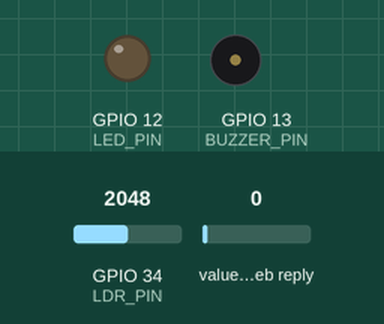
Simulated run of this sketch. Board: ESP32. On the bench: output pins drawn as LEDs (lit = HIGH), buzzer (waves = sounding, pin HIGH). Inputs (shaded band) come from the test bench; at power-on: value in the web reply 0, GPIO 34 (LDR_PIN) = 2048. WiFi joins after 1.5 s; servers stay silent unless stated; web services answer with replies made up by the test bench; what the sketch prints to the serial monitor is not drawn.

Above: at 3.2 s.
3.3 s: value in the web reply set to 25
At 8.3 s:
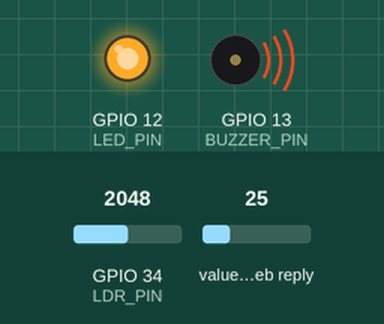
Timing chart, 0 to 9.8 s (numbered marks = the images above; inputs shaded):
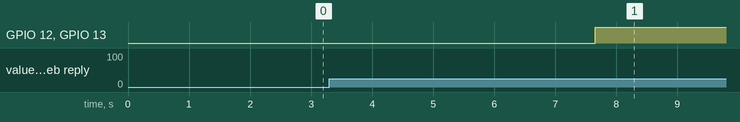

The sketch:

10-thingspeak-cloud.ino
```cpp
#include <WiFi.h>
#include <HTTPClient.h>

const char* ssid = "Airtel_Tapas"; //"YOUR_WIFI_SSID";
const char* password = "wifi@CogLab#1"; //"YOUR_WIFI_PASSWORD";
const char* server = "https://api.thingspeak.com/channels/2901835/feeds.json?api_key=J76W5U4T53DGLEN0&results=2"; //"YOUR_READ_API"
const char* writeApiKey = "7K3G8QQIOP6E5SON";

#define LED_PIN 12
#define BUZZER_PIN 13
#define LDR_PIN 34

void setup() {
    Serial.begin(115200);
    pinMode(LED_PIN, OUTPUT);
    pinMode(BUZZER_PIN, OUTPUT);
    pinMode(LDR_PIN, INPUT);

    WiFi.begin(ssid, password);
    Serial.print("Connecting to WiFi...");

    while (WiFi.status() != WL_CONNECTED) {
        delay(1000);
        Serial.print(".");
    }
    Serial.println("\nConnected to WiFi");
}

void loop() {
    if (WiFi.status() == WL_CONNECTED) {
        HTTPClient http;
        http.begin(server);
        int httpResponseCode = http.GET();

        if (httpResponseCode == 200) {
            String payload = http.getString();
            Serial.println(payload);

            int ledState = getValue(payload, "field1");
            int buzzerState = getValue(payload, "field2");

            digitalWrite(LED_PIN, ledState);
            digitalWrite(BUZZER_PIN, buzzerState);
        }
        http.end();

        int ldrValue = analogRead(LDR_PIN);
        Serial.print("LDR Value: ");
        Serial.println(ldrValue);

        String getURL = "http://api.thingspeak.com/update?api_key=" + String(writeApiKey) + "&field3=" + String(ldrValue);

        http.begin(getURL);
        int httpGetCode = http.GET();
        if (httpGetCode > 0) {
            Serial.println("LDR sent to ThingSpeak (GET): Code " + String(httpGetCode));
        } else {
            Serial.println("Error sending GET: " + http.errorToString(httpGetCode));
        }
        http.end();
    }
    delay(5000);
}

int getValue(String data, String field) {
    int index = data.indexOf(field + "\":\"");
    if (index != -1) {
        return data.charAt(index + field.length() + 3) - '0';
    }
    return 0;
}
```

Measured:
- after the input at 3.3 s, GPIO 12 (LED_PIN), GPIO 13 (BUZZER_PIN): LOW → HIGH after 4.4 s
